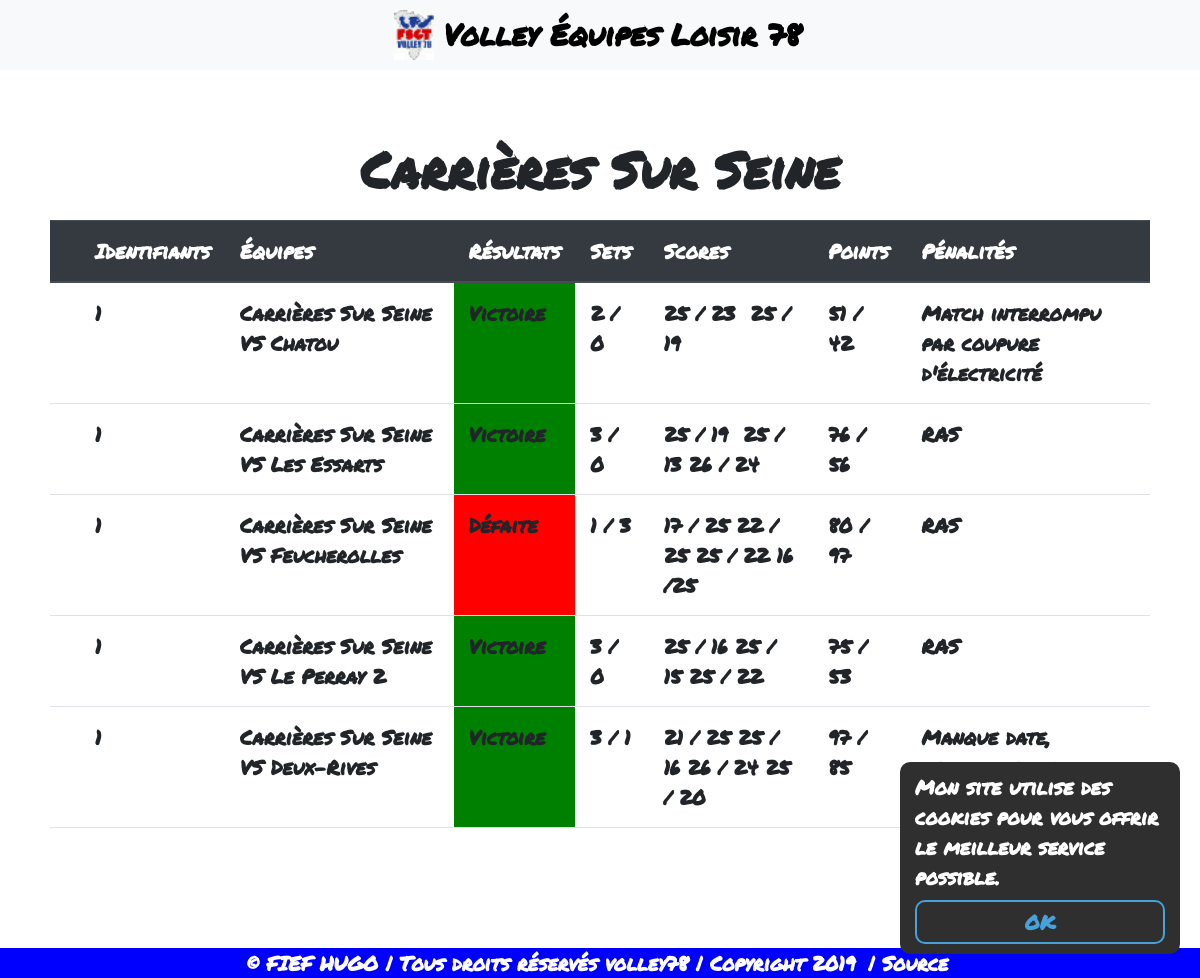
The page /matchs.php?id=1 on the database its author committed.
### tables this page shows
CREATE TABLE `volley_matchs`
(
    `id`         int(11)      NOT NULL,
    `id_equipe1` int(11)      NOT NULL,
    `id_equipe2` int(11)      NOT NULL,
    `resultat`   varchar(255) NOT NULL,
    `sets`       varchar(255) NOT NULL,
    `scores`     varchar(255) NOT NULL,
    `points`     varchar(255) NOT NULL,
    `penalites`  varchar(255) NOT NULL,
    PRIMARY KEY (`id`)
);

CREATE TABLE `volley_equipes`
(
    `id`  int(11)      NOT NULL,
    `nom` varchar(255) NOT NULL,
    PRIMARY KEY (`id`)
);

### matchs.php (called while the page is built, shortened)
<?php
$get_id = htmlspecialchars(Util::getGetParam('id'));
$team_matchs1 = Matchs::getTeam1Matchs($get_id);
$team_matchs2 = Matchs::getTeam2Matchs($get_id);
require_once('views/matchs.view.php');
?>

### include/class/Util.php (called while the page is built, shortened)
<?php
class Util
{
    public static function getGetParam($param)
    {
        if (!empty($_GET[$param]) && $_GET[$param] !== '') {
            return $_GET[$param];
        }
        return '';
    }
}
?>

### include/class/Bdd.php (called while the page is built, shortened)
<?php
class Bdd
{
    private static $_instance = null;
    private function __construct()
    {
        $this->conn = new PDO('mysql:host=localhost;dbname=volley;charset=utf8', 'root', '', array(PDO::ATTR_ERRMODE => PDO::ERRMODE_EXCEPTION));
    }
    public static function getInstance()
    {
        if (!static::$_instance) {
            static::$_instance = new Bdd();
        }
        return static::$_instance;
    }
}

### include/class/Matchs.php (called while the page is built, shortened)
<?php
class Matchs extends Bdd
{
    public static function getTeam1Matchs($id)
    {
        return Bdd::getInstance()->conn->query('SELECT * FROM `volley_matchs` INNER JOIN volley_equipes
            ON volley_matchs.id_equipe1 = volley_equipes.id WHERE id_equipe1 = "' . $id . '"');
    }
    public static function getTeam2Matchs($id)
    {
        return Bdd::getInstance()->conn->query('SELECT * FROM `volley_matchs` INNER JOIN volley_equipes
            ON volley_matchs.id_equipe2 = volley_equipes.id WHERE id_equipe1 = "' . $id . '"');
    }
}
?>

### views/matchs.view.php (the view, shortened to what this page needs)
<div style="padding: 0 50px;" class="content">
    <?php foreach ($team_matchs1 as $value) { ?>
        <h2 style="
		    text-align: center; font-weight: bold; margin-bottom: 20px;
		    font-size: 2.5rem !important; text-align: center;
		  ">
            <?php echo $value['nom']; ?>
        </h2>
        <?php break;
    } ?>
    <div class="table-responsive table-responsive-match" style="margin-bottom: 50px">
        <table class="table" aria-describedby="résultat volley78">
            <thead class="thead-dark">
            <tr>
                <th scope="col"></th>
                <th scope="col">Identifiants</th>
                <th scope="col">Équipes</th>
                <th scope="col">Résultats</th>
                <th scope="col">Sets</th>
                <th scope="col">Scores</th>
                <th scope="col">Points</th>
                <th scope="col">Pénalités</th>
            </tr>
            </thead>
            <tbody>
            <?php foreach ($team_matchs2 as $key) { ?>
                <tr>
                    <td></td>
                    <td><?php echo $key['id_equipe1']; ?></td>
                    <td>
                        VS
                        <?php echo $key['nom']; ?>
                    </td>
                    <?php $resultat = $key['resultat']; ?>
                    <?php if ($resultat == "Victoire") { ?>
                        <td style="background-color: green"><?php echo $resultat ?></td>
                    <?php } ?>
                    <?php if ($resultat == "Défaite") { ?>
                        <td style="background-color: red;"><?php echo $resultat ?></td>
                    <?php } ?>
                    <td><?php echo $key['sets']; ?></td>
                    <td><?php echo $key['scores']; ?></td>
                    <td><?php echo $key['points']; ?></td>
                    <td><?php echo $key['penalites']; ?></td>
                </tr>
            <?php } ?>
            <tr class="hide">
                <td></td>
                <td></td>
                <td></td>
                <td></td>
                <td></td>
                <td></td>
                <td></td>
            </tr>
            </tbody>
        </table>
    </div>
</div>
<?php require_once('include/footer.php'); ?>

### css/style.css (style rules this page uses)
* { font-family: 'Permanent Marker', cursive, sans-serif !important; }
*:not(h1):not(h2) { font-weight: bold !important; font-size: 20px !important; }
html, body { width: 100%; height: 100%; margin: 0; }
.content { z-index: -1; width: 100%; margin-top: 70px; }
h2 { font-family: cursive; font-size: 2.5rem; text-align: center; font-weight: normal; padding: 0; margin: 0; }
.registerr input, h1, h2 { margin: 5px; }

### rows shown on the page
volley_matchs: volley_equipes.nom "Carrières Sur Seine", id_equipe1 "1", volley_equipes.nom "Chatou", resultat "Victoire", sets "2 / 0", scores "25 / 23 25 / 19", points "51 / 42", penalites "Match interrompu par coupure d'électricité"
volley_matchs: id_equipe1 "1", volley_equipes.nom "Les Essarts", resultat "Victoire", sets "3 / 0", scores "25 / 19 25 / 13 26 / 24", points "76 / 56", penalites "RAS"
volley_matchs: id_equipe1 "1", volley_equipes.nom "Feucherolles", resultat "Défaite", sets "1 / 3", scores "17 / 25 22 / 25 25 / 22 16 /25", points "80 / 97", penalites "RAS"
volley_matchs: id_equipe1 "1", volley_equipes.nom "Le Perray 2", resultat "Victoire", sets "3 / 0", scores "25 / 16 25 / 15 25 / 22", points "75 / 53", penalites "RAS"
volley_matchs: id_equipe1 "1", volley_equipes.nom "Deux-Rives", resultat "Victoire", sets "3 / 1", scores "21 / 25 25 / 16 26 / 24 25 / 20", points "97 / 85", penalites "Manque date,…"
